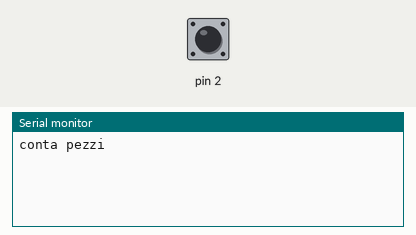
This sketch was run on a simulated Arduino Uno, built with avr-gcc and run on an emulated ATmega328P. On the bench: the last lines printed to the serial monitor. Inputs (shaded band) come from the test bench; at power-on: pin 2 HIGH.

Above: at 1.2 s.
1.3 s: pin 2 pulled LOW for 0.15 s
At 2.5 s:
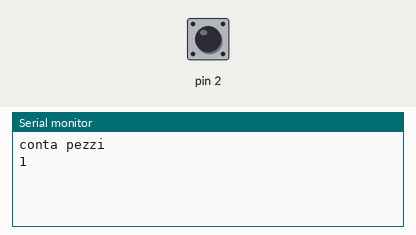
2.9 s: pin 2 pulled LOW for 1 s
At 3.9 s:
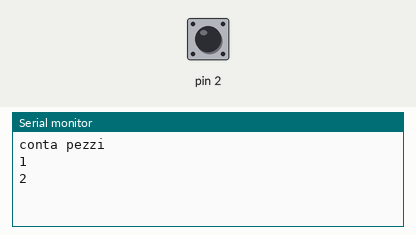
5.4 s: pin 2 pulled LOW for 0.15 s
At 5.8 s:
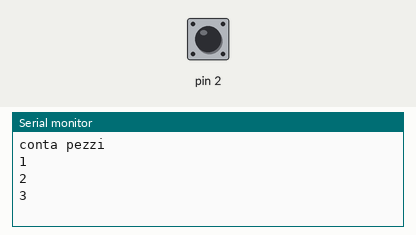

Measured:
- after the input at 1.3 s, the serial monitor: prints a new line at once (image 1)
- after the input at 2.9 s, the serial monitor: prints a new line at once (image 2)
- after the input at 5.4 s, the serial monitor: prints a new line at once (image 3)

The sketch:

A01_ContaPezzi_v1.ino
```cpp
int conteggio = 0;
int pv_bt;

void setup() {
  Serial.begin(9600);
  pinMode(2, INPUT_PULLUP);
  Serial.println("conta pezzi");
}

void loop() {
  int bt = !digitalRead(2);

  if (bt && !pv_bt) {
    conteggio++;
    Serial.println(conteggio);
  }

  pv_bt = bt;
}
```
